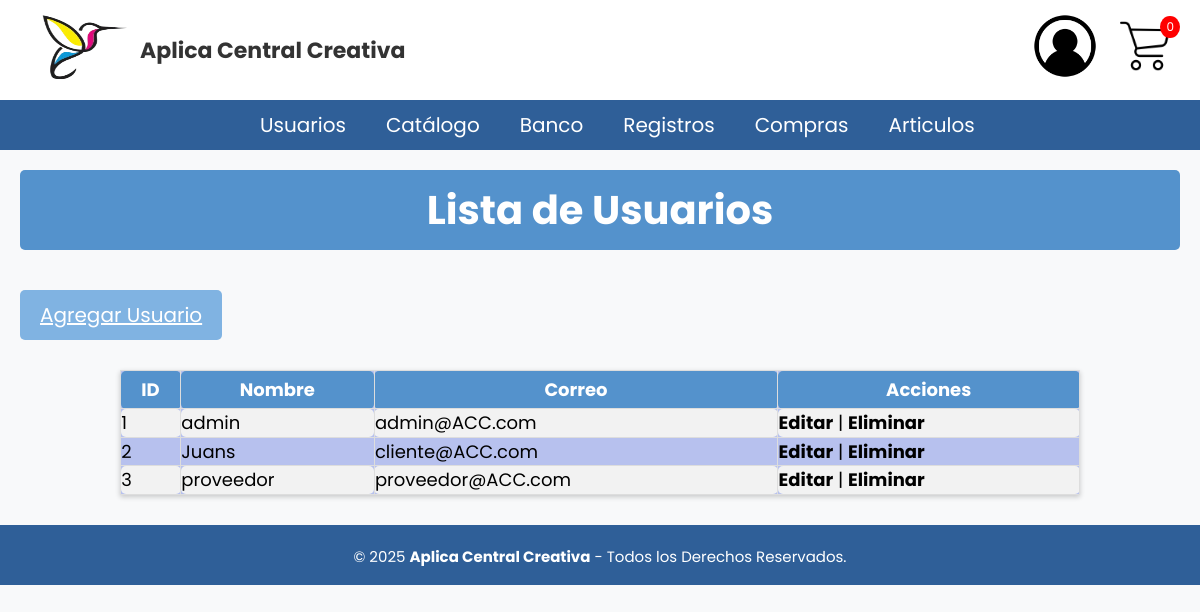
The page /Banco_Usuarios/Usuarios_B.php (signed in) on the database as committed earlier.
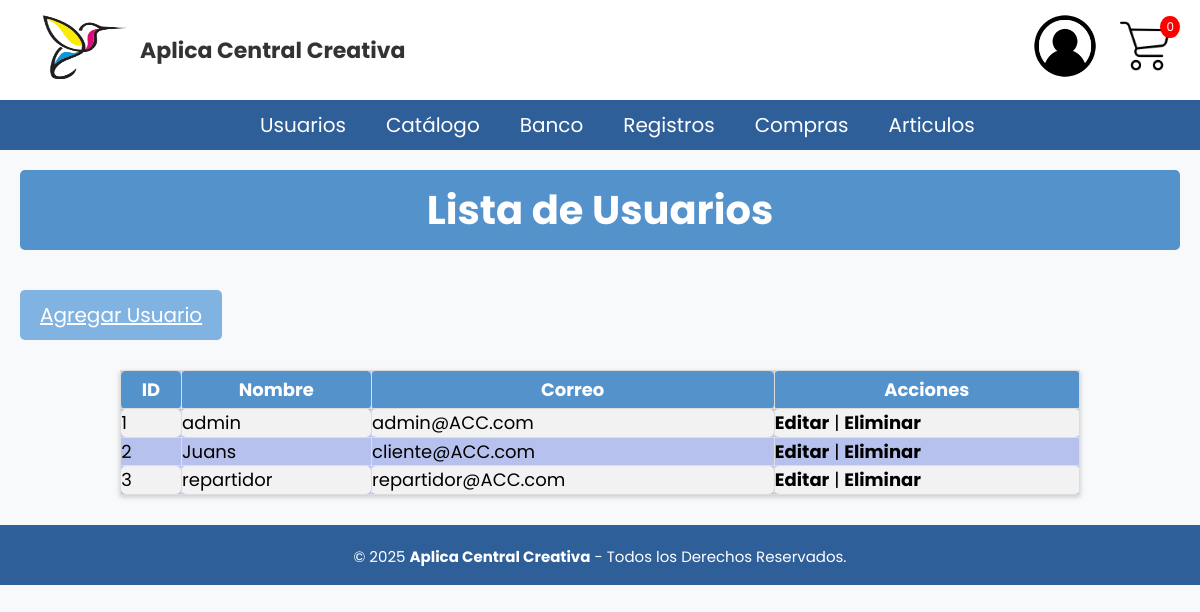
The same page on the database as committed later.
### tables this page shows
CREATE TABLE usuario (
id_usuario INT NOT NULL PRIMARY KEY AUTO_INCREMENT,
nombre_usuario VARCHAR(50) NOT NULL,
correo VARCHAR(100) NOT NULL,
contraseña VARCHAR(25) NOT NULL,
id_rol INT NOT NULL, 
CONSTRAINT fk_usuario_roles FOREIGN KEY (id_rol) REFERENCES Roles(id_rol)
);

### Banco_Usuarios/Usuarios_B.php (the view)
<?php
include('../Nav/header.php');
$query = "SELECT * FROM usuario";
$resultado = $conn2->query($query);
?>
<h1 class="titulo">Lista de Usuarios</h1>
<a href="Registro_U\Registro_Usuario.php" class="regresar">Agregar Usuario</a>
<table class='tabla'>
  <tr>
    <th>ID</th>
    <th>Nombre</th>
    <th>Correo</th>
    <th>Acciones</th>
  </tr>
  <?php while ($row = $resultado->fetch_assoc()): ?>
  <tr>
    <td><?= $row['id_usuario'] ?></td>
    <td><?= $row['nombre_usuario'] ?></td>
    <td><?= $row['correo'] ?></td>
    <td>
      <a href="Editar_U/Modificar.php?id=<?= $row['id_usuario'] ?>" class="button">Editar</a> |
      <a href="Eliminar_U\Eliminar_U.php?id=<?= $row['id_usuario'] ?>" onclick="return confirm('¿Eliminar usuario?')" class="button">Eliminar</a>
    </td>
  </tr>
  <?php endwhile; ?>
</table>
<?php include('../Nav/footer.php'); ?>

Rows that differ between the two databases and show on the page:
changed usuario id 3: nombre_usuario "proveedor" → "repartidor"; correo "proveedor@ACC.com" → "repartidor@ACC.com"
